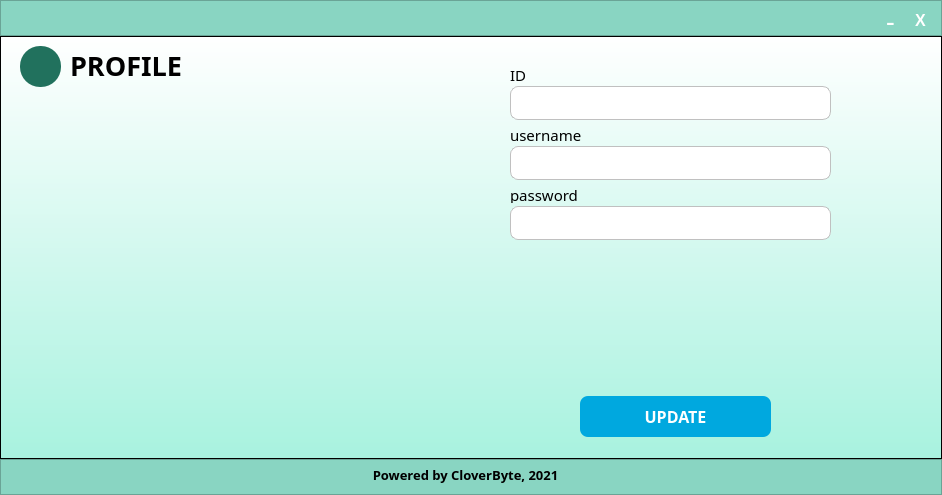
<?xml version="1.0" encoding="UTF-8"?>
<ui version="4.0">
 <class>MainWindow</class>
 <widget class="QMainWindow" name="MainWindow">
  <property name="geometry">
   <rect>
    <x>0</x>
    <y>0</y>
    <width>942</width>
    <height>495</height>
   </rect>
  </property>
  <property name="minimumSize">
   <size>
    <width>942</width>
    <height>495</height>
   </size>
  </property>
  <property name="maximumSize">
   <size>
    <width>942</width>
    <height>495</height>
   </size>
  </property>
  <property name="windowTitle">
   <string>MainWindow</string>
  </property>
  <widget class="QWidget" name="centralwidget">
   <layout class="QVBoxLayout" name="verticalLayout">
    <property name="spacing">
     <number>0</number>
    </property>
    <property name="leftMargin">
     <number>0</number>
    </property>
    <property name="topMargin">
     <number>0</number>
    </property>
    <property name="rightMargin">
     <number>0</number>
    </property>
    <property name="bottomMargin">
     <number>0</number>
    </property>
    <item>
     <widget class="QFrame" name="header">
      <property name="minimumSize">
       <size>
        <width>0</width>
        <height>36</height>
       </size>
      </property>
      <property name="maximumSize">
       <size>
        <width>16777215</width>
        <height>36</height>
       </size>
      </property>
      <property name="styleSheet">
       <string notr="true">background-color: rgb(137, 213, 194)</string>
      </property>
      <property name="frameShape">
       <enum>QFrame::StyledPanel</enum>
      </property>
      <property name="frameShadow">
       <enum>QFrame::Raised</enum>
      </property>
      <widget class="QPushButton" name="exitbtn">
       <property name="geometry">
        <rect>
         <x>910</x>
         <y>10</y>
         <width>21</width>
         <height>21</height>
        </rect>
       </property>
       <property name="minimumSize">
        <size>
         <width>0</width>
         <height>0</height>
        </size>
       </property>
       <property name="font">
        <font>
         <family>MS Shell Dlg 2</family>
         <pointsize>12</pointsize>
         <weight>75</weight>
         <bold>true</bold>
        </font>
       </property>
       <property name="autoFillBackground">
        <bool>false</bool>
       </property>
       <property name="styleSheet">
        <string notr="true">QPushButton{
	background-color: transparent;
	border: none;
	color: rgb(255, 255, 255);
	border-radius: 8px;
}
QPushButton:hover{
	background-color: rgba(255,87,0,255);
}
QPushButton:pressed{
	background-color: rgb(22, 154, 121)
}</string>
       </property>
       <property name="text">
        <string>X</string>
       </property>
       <property name="flat">
        <bool>false</bool>
       </property>
      </widget>
      <widget class="QPushButton" name="minimizebtn">
       <property name="geometry">
        <rect>
         <x>880</x>
         <y>10</y>
         <width>21</width>
         <height>21</height>
        </rect>
       </property>
       <property name="minimumSize">
        <size>
         <width>0</width>
         <height>0</height>
        </size>
       </property>
       <property name="font">
        <font>
         <family>MS PGothic</family>
         <pointsize>20</pointsize>
         <weight>50</weight>
         <bold>false</bold>
        </font>
       </property>
       <property name="autoFillBackground">
        <bool>false</bool>
       </property>
       <property name="styleSheet">
        <string notr="true">QPushButton{
	background-color: transparent;
	border: none;
	color: rgb(255, 255, 255);
	border-radius: 8px;
}
QPushButton:hover{
	background-color: rgb(251,192,0);
}
QPushButton:pressed{
	background-color: rgb(22, 154, 121)
}</string>
       </property>
       <property name="text">
        <string>-</string>
       </property>
       <property name="flat">
        <bool>false</bool>
       </property>
      </widget>
      <widget class="QLabel" name="label_6">
       <property name="geometry">
        <rect>
         <x>10</x>
         <y>-22</y>
         <width>81</width>
         <height>81</height>
        </rect>
       </property>
       <property name="styleSheet">
        <string notr="true">background: transparent</string>
       </property>
       <property name="text">
        <string/>
       </property>
       <property name="pixmap">
        <pixmap>images/logo_v2.png</pixmap>
       </property>
       <property name="scaledContents">
        <bool>true</bool>
       </property>
      </widget>
     </widget>
    </item>
    <item>
     <widget class="QFrame" name="frame">
      <property name="styleSheet">
       <string notr="true">QFrame{
background-color: qlineargradient(spread:pad, x1:0.5, y1:1, x2:0.5, y2:0, stop:0 rgba(168, 242, 223, 255), stop:1 rgba(255, 255, 255, 255))
}</string>
      </property>
      <property name="frameShape">
       <enum>QFrame::StyledPanel</enum>
      </property>
      <property name="frameShadow">
       <enum>QFrame::Raised</enum>
      </property>
      <widget class="QPushButton" name="btnUpdate">
       <property name="geometry">
        <rect>
         <x>580</x>
         <y>360</y>
         <width>191</width>
         <height>41</height>
        </rect>
       </property>
       <property name="minimumSize">
        <size>
         <width>191</width>
         <height>41</height>
        </size>
       </property>
       <property name="font">
        <font>
         <family>Work Sans</family>
         <pointsize>12</pointsize>
         <weight>75</weight>
         <bold>true</bold>
        </font>
       </property>
       <property name="styleSheet">
        <string notr="true">QPushButton{
	background-color: rgb(0,168,223);
	border: none;
	color: rgb(255, 255, 255);
	border-radius: 8px;
}
QPushButton:hover{
	background-color: rgb(31, 211, 166);
}
QPushButton:pressed{
	background-color: rgb(22, 154, 121)
}</string>
       </property>
       <property name="text">
        <string>UPDATE</string>
       </property>
       <property name="flat">
        <bool>false</bool>
       </property>
      </widget>
      <widget class="QLabel" name="label_4">
       <property name="geometry">
        <rect>
         <x>510</x>
         <y>150</y>
         <width>389</width>
         <height>17</height>
        </rect>
       </property>
       <property name="font">
        <font>
         <family>Work Sans Medium</family>
         <pointsize>11</pointsize>
         <weight>50</weight>
         <bold>false</bold>
        </font>
       </property>
       <property name="autoFillBackground">
        <bool>false</bool>
       </property>
       <property name="styleSheet">
        <string notr="true">background-color: transparent;</string>
       </property>
       <property name="text">
        <string>password</string>
       </property>
      </widget>
      <widget class="QLabel" name="label_1">
       <property name="geometry">
        <rect>
         <x>510</x>
         <y>30</y>
         <width>389</width>
         <height>17</height>
        </rect>
       </property>
       <property name="font">
        <font>
         <family>Work Sans Medium</family>
         <pointsize>11</pointsize>
         <weight>50</weight>
         <bold>false</bold>
        </font>
       </property>
       <property name="autoFillBackground">
        <bool>false</bool>
       </property>
       <property name="styleSheet">
        <string notr="true">background-color: transparent;</string>
       </property>
       <property name="text">
        <string>ID</string>
       </property>
      </widget>
      <widget class="QLabel" name="label_2">
       <property name="geometry">
        <rect>
         <x>510</x>
         <y>90</y>
         <width>389</width>
         <height>17</height>
        </rect>
       </property>
       <property name="font">
        <font>
         <family>Work Sans Medium</family>
         <pointsize>11</pointsize>
         <weight>50</weight>
         <bold>false</bold>
        </font>
       </property>
       <property name="autoFillBackground">
        <bool>false</bool>
       </property>
       <property name="styleSheet">
        <string notr="true">background-color: transparent;</string>
       </property>
       <property name="text">
        <string>username</string>
       </property>
      </widget>
      <widget class="QPushButton" name="btnBack">
       <property name="geometry">
        <rect>
         <x>20</x>
         <y>10</y>
         <width>41</width>
         <height>41</height>
        </rect>
       </property>
       <property name="minimumSize">
        <size>
         <width>0</width>
         <height>0</height>
        </size>
       </property>
       <property name="font">
        <font>
         <family>Work Sans</family>
         <pointsize>12</pointsize>
         <weight>75</weight>
         <bold>true</bold>
        </font>
       </property>
       <property name="styleSheet">
        <string notr="true">QPushButton{
	background-color: rgb(33, 113, 93);
	border: none;
	color: rgb(255, 255, 255);
	border-radius: 20px;
}
QPushButton:hover{
	background-color: rgb(46, 159, 131);
}
QPushButton:pressed{
	background-color: rgb(29, 100, 82);
}</string>
       </property>
       <property name="text">
        <string/>
       </property>
       <property name="icon">
        <iconset resource="resources.qrc">
         <normaloff>:/newPrefix/back_white.png</normaloff>:/newPrefix/back_white.png</iconset>
       </property>
       <property name="iconSize">
        <size>
         <width>45</width>
         <height>45</height>
        </size>
       </property>
       <property name="flat">
        <bool>false</bool>
       </property>
      </widget>
      <widget class="QLabel" name="label_7">
       <property name="geometry">
        <rect>
         <x>70</x>
         <y>14</y>
         <width>181</width>
         <height>31</height>
        </rect>
       </property>
       <property name="font">
        <font>
         <family>Work Sans SemiBold</family>
         <pointsize>20</pointsize>
         <weight>75</weight>
         <bold>true</bold>
        </font>
       </property>
       <property name="styleSheet">
        <string notr="true">background-color: transparent;</string>
       </property>
       <property name="text">
        <string>PROFILE</string>
       </property>
      </widget>
      <widget class="QLineEdit" name="lineId">
       <property name="enabled">
        <bool>false</bool>
       </property>
       <property name="geometry">
        <rect>
         <x>510</x>
         <y>50</y>
         <width>321</width>
         <height>34</height>
        </rect>
       </property>
       <property name="font">
        <font>
         <family>Work Sans</family>
         <pointsize>12</pointsize>
         <weight>50</weight>
         <bold>false</bold>
        </font>
       </property>
       <property name="styleSheet">
        <string notr="true">QLineEdit{
	background-color: rgb(255, 255, 255);
	border-style: solid;
    border-width: 1px;
    border-radius: 8px;
    border-color: rgb(192,192,192);
	padding-left: 10px;
	padding-right: 10px; 
}
</string>
       </property>
      </widget>
      <widget class="QLineEdit" name="usernamefield">
       <property name="geometry">
        <rect>
         <x>510</x>
         <y>110</y>
         <width>321</width>
         <height>34</height>
        </rect>
       </property>
       <property name="font">
        <font>
         <family>Work Sans</family>
         <pointsize>12</pointsize>
        </font>
       </property>
       <property name="styleSheet">
        <string notr="true">QLineEdit{
	background-color: rgb(255, 255, 255);
	border-style: solid;
    border-width: 1px;
    border-radius: 8px;
    border-color: rgb(192,192,192);
	padding-left: 10px;
	padding-right: 10px; 
}
</string>
       </property>
      </widget>
      <widget class="QLineEdit" name="passwordfield">
       <property name="geometry">
        <rect>
         <x>510</x>
         <y>170</y>
         <width>321</width>
         <height>34</height>
        </rect>
       </property>
       <property name="font">
        <font>
         <family>Work Sans</family>
         <pointsize>12</pointsize>
        </font>
       </property>
       <property name="styleSheet">
        <string notr="true">QLineEdit{
	background-color: rgb(255, 255, 255);
	border-style: solid;
    border-width: 1px;
    border-radius: 8px;
    border-color: rgb(192,192,192);
	padding-left: 10px;
	padding-right: 50px; 
}
</string>
       </property>
      </widget>
      <widget class="QLabel" name="labelError">
       <property name="geometry">
        <rect>
         <x>720</x>
         <y>280</y>
         <width>191</width>
         <height>17</height>
        </rect>
       </property>
       <property name="font">
        <font>
         <family>Work Sans Medium</family>
         <pointsize>11</pointsize>
         <weight>50</weight>
         <bold>false</bold>
        </font>
       </property>
       <property name="autoFillBackground">
        <bool>false</bool>
       </property>
       <property name="styleSheet">
        <string notr="true">background-color: transparent;
color:red;</string>
       </property>
       <property name="text">
        <string/>
       </property>
      </widget>
      <widget class="QPushButton" name="pushButtonHide">
       <property name="geometry">
        <rect>
         <x>799</x>
         <y>180</y>
         <width>21</width>
         <height>16</height>
        </rect>
       </property>
       <property name="styleSheet">
        <string notr="true">QPushButton{
	background-color:transparent;
	border: none;
}
</string>
       </property>
       <property name="text">
        <string/>
       </property>
      </widget>
      <widget class="QLabel" name="label_hide">
       <property name="geometry">
        <rect>
         <x>802</x>
         <y>180</y>
         <width>16</width>
         <height>16</height>
        </rect>
       </property>
       <property name="styleSheet">
        <string notr="true">background-color: transparent;
</string>
       </property>
       <property name="text">
        <string/>
       </property>
       <property name="pixmap">
        <pixmap resource="resources.qrc">:/newPrefix/images/hide.png</pixmap>
       </property>
       <property name="scaledContents">
        <bool>true</bool>
       </property>
      </widget>
      <widget class="QLabel" name="label_show">
       <property name="geometry">
        <rect>
         <x>802</x>
         <y>180</y>
         <width>16</width>
         <height>16</height>
        </rect>
       </property>
       <property name="styleSheet">
        <string notr="true">background-color: transparent;
</string>
       </property>
       <property name="text">
        <string/>
       </property>
       <property name="pixmap">
        <pixmap resource="resources.qrc">:/newPrefix/images/show.png</pixmap>
       </property>
       <property name="scaledContents">
        <bool>true</bool>
       </property>
      </widget>
      <zorder>btnUpdate</zorder>
      <zorder>label_4</zorder>
      <zorder>label_1</zorder>
      <zorder>label_2</zorder>
      <zorder>btnBack</zorder>
      <zorder>label_7</zorder>
      <zorder>lineId</zorder>
      <zorder>usernamefield</zorder>
      <zorder>passwordfield</zorder>
      <zorder>labelError</zorder>
      <zorder>label_hide</zorder>
      <zorder>label_show</zorder>
      <zorder>pushButtonHide</zorder>
     </widget>
    </item>
    <item>
     <widget class="QFrame" name="footer">
      <property name="minimumSize">
       <size>
        <width>0</width>
        <height>36</height>
       </size>
      </property>
      <property name="maximumSize">
       <size>
        <width>16777215</width>
        <height>36</height>
       </size>
      </property>
      <property name="styleSheet">
       <string notr="true">background-color: rgb(137, 213, 194)</string>
      </property>
      <property name="frameShape">
       <enum>QFrame::StyledPanel</enum>
      </property>
      <property name="frameShadow">
       <enum>QFrame::Raised</enum>
      </property>
      <widget class="QLabel" name="trademark">
       <property name="geometry">
        <rect>
         <x>340</x>
         <y>-20</y>
         <width>251</width>
         <height>71</height>
        </rect>
       </property>
       <property name="minimumSize">
        <size>
         <width>151</width>
         <height>71</height>
        </size>
       </property>
       <property name="font">
        <font>
         <family>Work Sans SemiBold</family>
         <pointsize>10</pointsize>
         <weight>75</weight>
         <bold>true</bold>
        </font>
       </property>
       <property name="styleSheet">
        <string notr="true">background: transparent</string>
       </property>
       <property name="text">
        <string>Powered by CloverByte, 2021</string>
       </property>
       <property name="alignment">
        <set>Qt::AlignCenter</set>
       </property>
      </widget>
     </widget>
    </item>
   </layout>
  </widget>
 </widget>
 <tabstops>
  <tabstop>btnUpdate</tabstop>
  <tabstop>btnBack</tabstop>
 </tabstops>
 <resources>
  <include location="resources.qrc"/>
 </resources>
 <connections/>
</ui>
